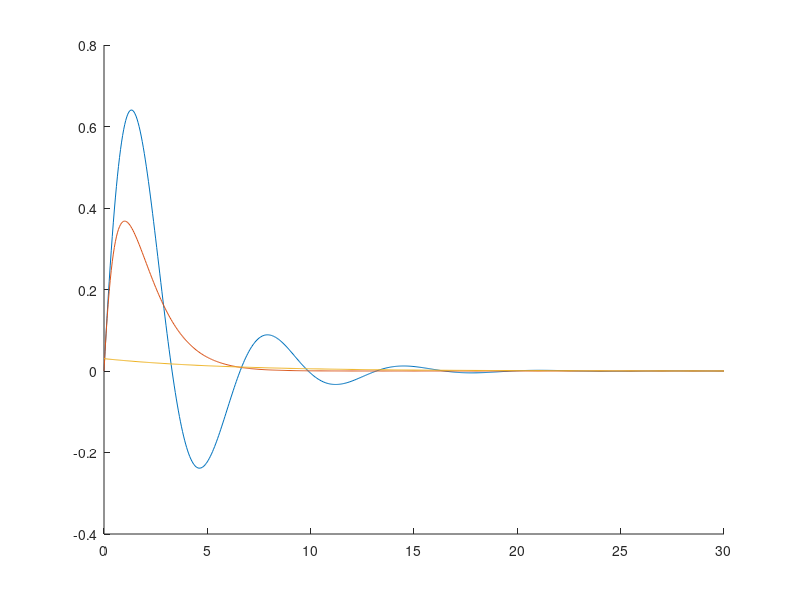

Source code (MATLAB):
clear all
close all
clc

C = 1;
L = 1;
omega0 = 1/sqrt(C*L);
R = [0.3*omega0*2*L, omega0*2*L, 3*omega0*2*L];
omega = sqrt(omega0^2-(R./(2*L)).^2);
t = (0:0.05:30);
e = 1;
lambda1 = (R(3)/(2*L)) + 1i*omega(3);
lambda2 = (R(3)/(2*L)) - 1i*omega(3);

I = zeros(3,length(t));
A = (-1/2 + 3/32 * sqrt(32))*1;
B = (-1/2 - 3/32 * sqrt(32))*0;

I(1,:) = sin(omega(1).*t).*exp(-t.*R(1)/(2*L));
I(2,:) = (0+t).*exp(-R(2).* t /(2*L));
I(3,:) = A.*exp(-lambda1.*t)+B*exp(-lambda2*t);

figure
hold on
plot(t,I(1,:))
plot(t,I(2,:))
plot(t,I(3,:))